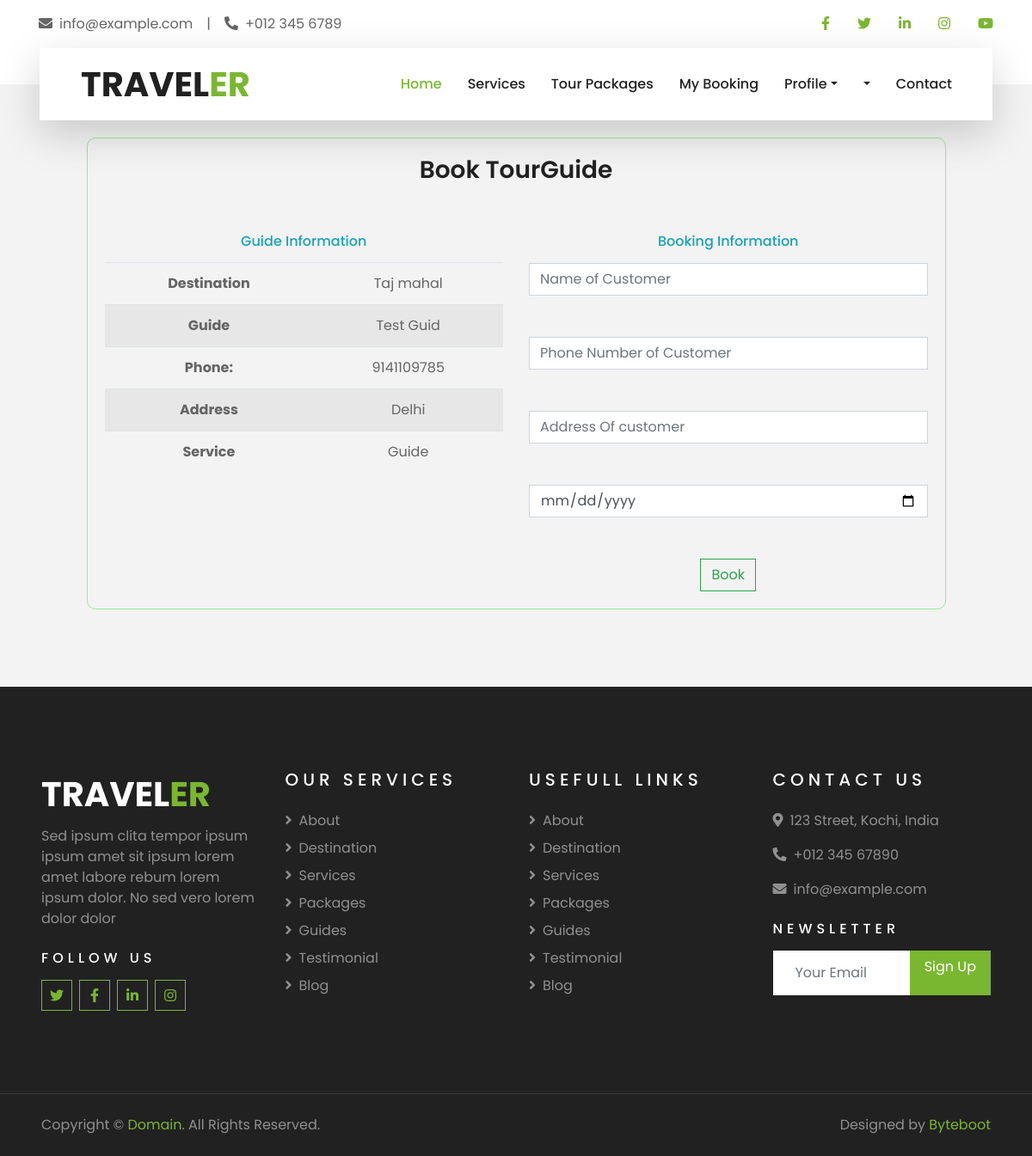
Screenshot of /destinations/BookGuide/2 (signed in) with the database file from the repository.
### Destinations/models.py (models this page shows)
class TourGuids(models.Model):
    Guid_Name = models.CharField(max_length=255)
    Address = models.CharField(max_length=255)
    Phone = models.IntegerField()
    Destination_Near = models.ForeignKey(Destination, on_delete=models.SET_NULL,null=True,blank=True)
    Service = models.CharField(max_length=1000)
    Guide_pic = models.FileField(upload_to="Guide_pic")

class Destination(models.Model):
    destination_name = models.CharField(max_length=255)
    key_words = models.CharField(max_length=255)
    image = models.FileField(upload_to="destination_image")
    place = models.CharField(max_length=255)
    district = models.CharField(max_length=255)
    contry = models.ForeignKey(Contry, on_delete=models.CASCADE)
    date = models.DateField(auto_now_add=True)
    attractions = models.CharField(max_length=1000)
    address = models.TextField(max_length=1000)
    postel_code = models.IntegerField()
    def __str__(self):
        return self.destination_name

### Destinations/views.py (the view, shortened to what this page needs)
# urls.py: path("BookGuide/<int:pk>",views.BookGuide,name="BookGuide"),
@login_required(login_url="SignIn")
def BookGuide(request,pk):
    guide = TourGuids.objects.get(id = pk)
    context = {
        "guide":guide
    }
    return render(request, "bookguide.html",context)

### templates/bookguide.html (shortened to what this page needs)
{% extends "index.html" %}
{% block content %}
<div class="container">
    <div class="content">
        <h3>Book TourGuide</h3>
        <br><br>
        <div class="row">
            <div class="col-md-6">
                <h6 class="text-info mb-3">Guide Information</h6>
                <table class="table table-striped border-0">
                    <tr>
                        <tr>
                            <th>Destination</th>
                            <td>{{guide.Destination_Near}}</td>
                        </tr>
                        <th>
                            Guide
                        </th>
                        <td>
                        {{guide.Guid_Name}}
                        </td>
                    </tr>
                    <tr>
                        <th>Phone:</th>
                        <td>{{guide.Phone}}</td>
                    </tr>
                    <tr>
                        <th>Address</th>
                        <td>{{guide.Address}}</td>
                    </tr>
                    <tr>
                        <th>Service</th>
                        <td>{{guide.Service}}</td>
                    </tr>
                </table>
            </div>
            <div class="col-md-6">
                <h6 class="text-info mb-3">Booking Information</h6>
                <form method="post">
                    <input type="text" placeholder="Name of Customer" class="form-control" name="name" required><br><br>
                    <input type="text" placeholder="Phone Number of Customer" class="form-control" name="phone" required> <br><br>
                    <input type="text" placeholder="Address Of customer" class="form-control" name="address" required><br><br>
                    <input type="date"  class="form-control" name="date" required><br><br>
                    <button type="submit" class="btn btn-outline-success">Book</button>
                </form>
            </div>
        </div>
    </div>
    </div>
{% endblock %}

### templates/bookguide.html (style rules this page uses)
.content { width:90%; margin: auto; margin-top: 20px; margin-bottom: 20px; border-radius: 10px; border: 1px solid lightgreen; padding: 20px; text-align: center; }

### rows the page displays
TourGuids: Destination_Near "Taj mahal", Guid_Name "Test Guid", Phone "9141109785", Address "Delhi", Service "Guide"
